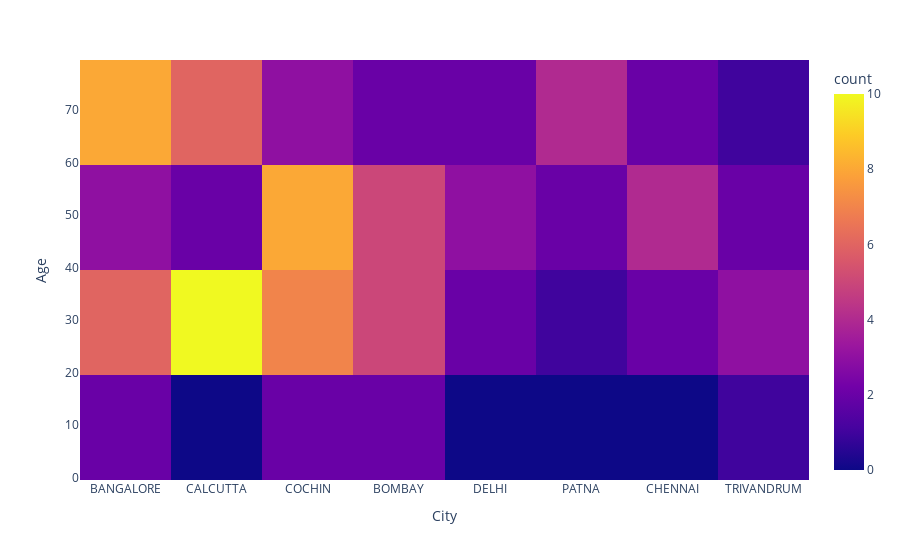

Write notebook code for a chart like this one.
### Code cell
fig = px.density_heatmap(data_frame=customer_acquisition_df,
                         x="City",
                         y="Age")
fig.show()

### Figure 1 — Plotly figure (JSON) as saved in the notebook; plotly's stock layout.template omitted (floating-point values rounded to 4 significant figures)
{"data": [{"coloraxis": "coloraxis", "hovertemplate": "City=%{x}<br>Age=%{y}<br>count=%{z}<extra></extra>", "name": "", "type": "histogram2d", "x": ["BANGALORE", "CALCUTTA", "COCHIN", "BOMBAY", "BANGALORE", "DELHI", "COCHIN", "PATNA", "CHENNAI", "CALCUTTA", "COCHIN", "BOMBAY", "BANGALORE", "BANGALORE", "CALCUTTA", "COCHIN", "BOMBAY", "BANGALORE", "BANGALORE", "CALCUTTA", "COCHIN", "BOMBAY", "BANGALORE", "DELHI", "COCHIN", "PATNA", "CHENNAI", "TRIVANDRUM", "CALCUTTA", "BANGALORE", "CALCUTTA", "COCHIN", "BOMBAY", "CALCUTTA", "COCHIN", "BOMBAY", "BANGALORE", "CHENNAI", "TRIVANDRUM", "CALCUTTA", "COCHIN", "BOMBAY", "BANGALORE", "DELHI", "COCHIN", "PATNA", "CHENNAI", "TRIVANDRUM", "CALCUTTA", "COCHIN", "BOMBAY", "BANGALORE", "DELHI", "COCHIN", "PATNA", "CHENNAI", "TRIVANDRUM", "CALCUTTA", "BANGALORE", "CALCUTTA", "COCHIN", "BOMBAY", "BANGALORE", "DELHI", "COCHIN", "PATNA", "CHENNAI", "TRIVANDRUM", "CALCUTTA", "BOMBAY", "BOMBAY", "BANGALORE", "CALCUTTA", "COCHIN", "BOMBAY", "BANGALORE", "BANGALORE", "CALCUTTA", "COCHIN", "BOMBAY", "BANGALORE", "DELHI", "COCHIN", "PATNA", "CHENNAI", "TRIVANDRUM", "CALCUTTA", "BANGALORE", "CALCUTTA", "COCHIN", "BOMBAY", "BANGALORE", "DELHI", "COCHIN", "PATNA", "CHENNAI", "TRIVANDRUM", "CALCUTTA", "CALCUTTA", "COCHIN"], "xaxis": "x", "xbingroup": "x", "y": [76, 71, 34, 47, 56, 70, 26, 67, 79, 54, 35, 51, 29, 16, 25, 52, 78, 34, 27, 27, 57, 27, 51, 53, 35, 38, 24, 36, 72, 25, 63, 41, 19, 34, 55, 60, 61, 47, 78, 37, 13, 50, 21, 28, 67, 49, 28, 42, 39, 69, 59, 50, 21, 46, 43, 60, 37, 32, 74, 28, 44, 39, 15, 77, 41, 77, 54, 12, 33, 16, 34, 63, 75, 51, 36, 66, 35, 71, 60, 39, 65, 52, 37, 70, 59, 25, 27, 63, 72, 16, 41, 78, 56, 31, 62, 54, 58, 51, 35, 36], "yaxis": "y", "ybingroup": "y"}], "layout": {"coloraxis": {"colorbar": {"title": {"text": "count"}}, "colorscale": [[0, "#0d0887"], [0.1111, "#46039f"], [0.2222, "#7201a8"], [0.3333, "#9c179e"], [0.4444, "#bd3786"], [0.5556, "#d8576b"], [0.6667, "#ed7953"], [0.7778, "#fb9f3a"], [0.8889, "#fdca26"], [1, "#f0f921"]]}, "legend": {"tracegroupgap": 0}, "margin": {"t": 60}, "xaxis": {"anchor": "y", "domain": [0, 1], "title": {"text": "City"}}, "yaxis": {"anchor": "x", "domain": [0, 1], "title": {"text": "Age"}}}}
